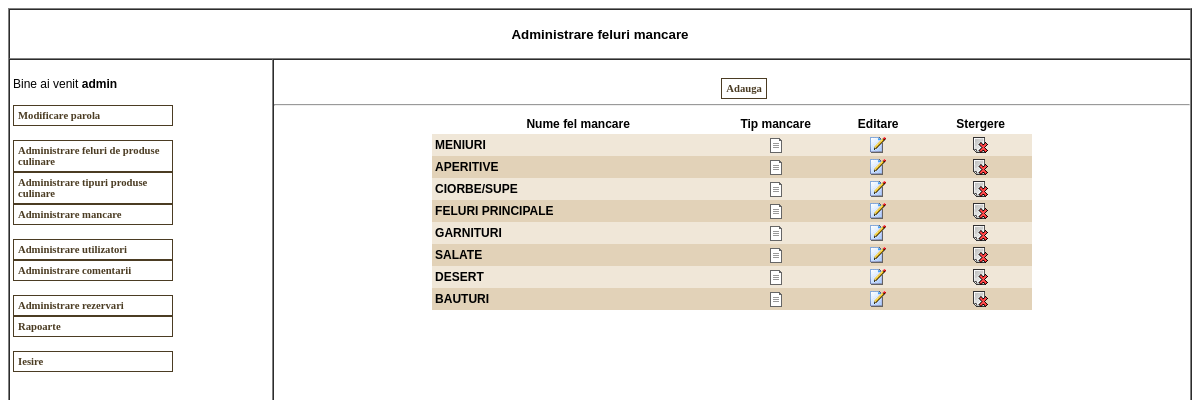
Screenshot of /admin/categorii.php (signed in) with the database file from the repository.
### tables this page shows
CREATE TABLE `tcategorii` (
  `fIdCategorie` int(11) UNSIGNED NOT NULL,
  `fNumeCategorie` varchar(50) NOT NULL DEFAULT ''
);

### admin/categorii.php (the view, shortened to what this page needs)
<?php
	include_once("../include/adminfunctions.inc.php");
?>
<html>
	<head>
		<link rel="stylesheet" href="../css/admin.css" type="text/css">
	</head>
	<body>
		<table cellpadding="0" cellspacing="0" border="1" width="100%" height="100%">
			<tr style="height: 50px; width: 100%;">
				<td colspan="2" style="font-weight: bold; text-align: center; height: 50px; width: 100%; font-family: Tahoma, Verdana, Arial; font-size: 10pt;"> Administrare feluri mancare </td>
			</tr>
			<tr>
				<td style="width: 200px;" valign="top">
				</td>
				<td style="width: 700px;" valign="top" align="center">
					<br>
					&nbsp; &nbsp; &nbsp; <a class="genLinkReverse" href="adaugacategorie.php">Adauga</a>
					<hr>
					<?php
						$strSQL = "SELECT * FROM tcategorii";
						$result = mysql_query($strSQL);
						echo "<table cellpadding=\"3\" cellspacing=\"0\" border=\"0\" width=\"600\" class=\"modelspecs\">\n";
						$intCount = 0;
						echo "<tr align=\"center\" style=\"font-weight: bold;\">";
						echo "<td width=\"300\">Nume fel mancare</td>";
						echo "<td width=\"100\">Tip mancare</td>";
						echo "<td width=\"100\">Editare</td>";
						echo "<td width=\"100\">Stergere</td>";
						echo "</tr>";
						while ($row = mysql_fetch_array($result)) {
							$intIdCategorie = $row['fIdCategorie'];
							$strNume = $row['fNumeCategorie'];
							if ($intCount % 2 == 0) {
								echo "<tr bgcolor=\"#F0E7D8\">";
							} else {
								echo "<tr bgcolor=\"#E2D2B8\">";
							}
							echo "<td width=\"300\"><b>$strNume</b></td>\n";
							echo "<td align=\"center\" width=\"100\"><a href=\"subcategorii.php?intIdCategorie=$intIdCategorie\"><img src=\"../images/details.gif\" border=\"0\"></a></td>\n";
							echo "<td align=\"center\" width=\"100\"><a href=\"editarecategorie.php?intIdCategorie=$intIdCategorie\"><img src=\"../images/edit.gif\" border=\"0\"></a></td>\n";
							echo "<td align=\"center\" width=\"100\"><a onclick=\"return confirmSubmit('Confirmati stergerea tipului de excursie?')\" href=\"execute.php?action=stergerecategorie&intIdCategorie=$intIdCategorie\"><img src=\"../images/delete.gif\" border=\"0\"></a></td>\n";
							echo "</tr>\n";
							$intCount++;
						}
						echo "</table>\n";
					?>
				</td>
			</tr>
		</table>
	</body>
</html>

### css/admin.css (style rules this page uses)
.modelspecs { font-family: Tahoma, Verdana, Arial; font-size: 9pt; color: #000000; }
a.genLinkReverse { text-decoration: none; font-family: Tahoma, Verdana; font-size: 8pt; color: #4B3C23; background-color: #FFFFFF; font-weight: bold; padding: 4px; border: 1px solid #4B3C23; }

### rows the page displays
tcategorii: fNumeCategorie "MENIURI"
tcategorii: fNumeCategorie "APERITIVE"
tcategorii: fNumeCategorie "CIORBE/SUPE"
tcategorii: fNumeCategorie "FELURI PRINCIPALE"
tcategorii: fNumeCategorie "GARNITURI"
tcategorii: fNumeCategorie "SALATE"
tcategorii: fNumeCategorie "DESERT"
tcategorii: fNumeCategorie "BAUTURI"

### other values shown
$strUsername "admin"
